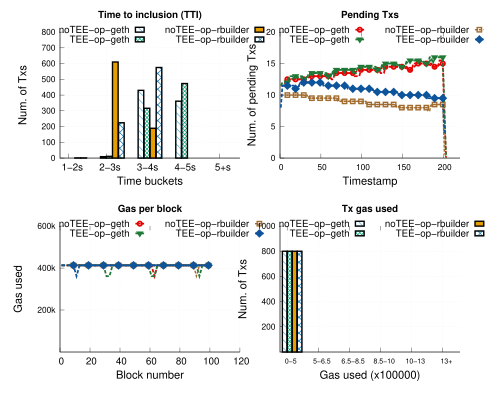

Here is the gnuplot script that generated this plot:
# 
# Author: Peterson Yuhala
#

#set term postscript size 3.3in,2.8in linewidth 1 color eps enhanced 22
set term postscript size 5in,4in linewidth 1 color eps enhanced 22
#call "common.gnuplot" "3.4in, 3.9in"
set encoding utf8

set output "pbs_builders_erc20.eps"
set datafile separator comma

load "styles.inc"
load "common.gnuplot" 
load "linetypes.gnuplot"

## Variables
COEFF = 1000  # how much we multiply values; in this case we are changin seconds to milli seconds


mp_startx=0.12
mp_starty=0.08
mp_height=0.80
mp_rowgap=0.17
mp_colgap=0.08
mp_width=0.80      


font_size = 14
label_size = 18

eval mpSetup(2,2)

set ytics nomirror
set grid y
set ytics font ",12"


eval mpNext
# --- GRAPH a (top left)


set title "Time to inclusion (TTI)" font "Helvetica-bold,14" #offset 0,-0.2

set ylabel "Num. of Txs" font ",16"  offset 2.5,0
set xlabel "Time buckets" font ",16"
set xtics font ",14"


set xtics("1-2s" 0, "2-3s" 1, "3-4s" 2, "4-5s" 3, "5+s" 4) font ",14"
#set xtics rotate by 60

set style fill solid border -1
set boxwidth 0.15
set xtics offset 0.4,0.4,0
set ytics offset 0.5,0,0
set xlabel offset 0,1,0

dx=0.08
#set offset 25, -0.5, 0, 0 #left,right,top,bottom

#set xrange[0:400]
set yrange [0:800]

#set key samplen 1 font ",14" at graph 0.5,0.95
#set key maxrows 1 samplen 0.5 width -2 invert center at graph 1.1,1.125 font ",12"
#set key samplen 1 font ",14" at graph 0.5,0.95

set key samplen 0.75 maxrows 2 at graph 0.5, 0.98 center font ",14"



plot 'data/erc20/pbs_notee_op-geth-erc20_tti.csv' u ($1-dx):3 t "noTEE-op-geth" with boxes ls 1 lc rgb C2 fillstyle pattern 4, \
    'data/erc20/pbs_tee_op-geth_erc20_tti.csv' u ($1+dx):3 t "TEE-op-geth"  with boxes ls 1 lc rgb C3 fillstyle pattern 2, \
    'data/erc20/pbs_notee_op-rbuilder-erc20_tti.csv' u ($1+3*dx):3 t "noTEE-op-rbuilder"  with boxes ls 1 lc rgb C1 fillstyle pattern 3, \
    'data/erc20/pbs_tee_op-rbuilder_erc20_tti.csv' u ($1+5*dx):3 t "TEE-op-rbuilder"  with boxes ls 1 lc rgb C5 fillstyle pattern 9
     
unset xtics
eval mpNext
# --- GRAPH b (top right)
set xrange[0:220]


set yrange [0:20]
set title "Pending Txs" font "Helvetica-bold,14" #offset 0,-0.2

set ylabel "Num. of pending Txs" font ",16"  offset 2.5,0
set xlabel "Timestamp" font ",16" 
set xtics offset 0,0.4,0 font ",12"


#set key samplen 1 maxrows 1 center top outside at graph 0.5, 1.0 font ",14"

plot 'data/erc20/pbs_notee_op-geth-erc20_pending_tx_smoothed.csv' u 1:4 every 2  w l ls 2006 notitle, \
      '' u 1:4 every 10 t "noTEE-op-geth" w lp ls 2006, \
     'data/erc20/pbs_tee_op-geth_erc20_pending_tx_smoothed.csv' u 1:4 every 2  w l ls 2007 notitle, \
     '' u 1:4 every 10 t "TEE-op-geth" w lp ls 2007, \
     'data/erc20/pbs_notee_op-rbuilder-erc20_pending_tx_smoothed.csv' u 1:4 every 2 w l ls 22004 notitle, \
     '' u 1:4 every 10 t "noTEE-op-rbuilder" w lp ls 22004, \
     'data/erc20/pbs_tee_op-rbuilder_erc20_pending_tx_smoothed.csv' u 1:4 every 2 w l ls 22001 notitle, \
        '' u 1:4 every 10 t "TEE-op-rbuilder" w lp ls 22001

unset xrange
eval mpNext
# --- GRAPH bottom left

set title "Gas per block" font "Helvetica-bold,14" 
set xlabel "Block number" font ",16"
set xtics font ",14"

set style fill solid border -1



#unset key 
set ylabel "Gas used" font ",16"  offset 2,0
#set key samplen 1 maxrows 1 center top outside at graph 0.5, 1.0 font ",14"
set yrange [0:600000]
set xrange [0:120]
# Gas per block for erc20 bench is much higher than erc20 and uniswap
set ytics("200k" 200000, "400k" 400000, "600k" 600000, "800k" 800000, "1M" 1000000) font ",12"
#set ytics("2M" 2000000, "4M" 4000000, "6M" 6000000, "8M" 8000000, "10M" 10000000, "12M" 12000000, "14M" 14000000, "16M" 16000000, "18M" 18000000, "20M" 20000000) font ",12"


plot 'data/erc20/pbs_notee_op-geth-erc20_gas_per_block.csv' u 1:3 every 2  w l ls 2006 notitle, \
      '' u 1:3 every 10 t "noTEE-op-geth" w lp ls 2006, \
     'data/erc20/pbs_tee_op-geth_erc20_gas_per_block.csv' u 1:3 every 2  w l ls 2007 notitle, \
     '' u 1:3 every 10 t "TEE-op-geth" w lp ls 2007, \
     'data/erc20/pbs_notee_op-rbuilder-erc20_gas_per_block.csv' u 1:3 every 2 w l ls 22004 notitle, \
     '' u 1:3 every 10 t "noTEE-op-rbuilder" w lp ls 22004, \
     'data/erc20/pbs_tee_op-rbuilder_erc20_gas_per_block.csv' u 1:3 every 2 w l ls 22001 notitle, \
        '' u 1:3 every 10 t "TEE-op-rbuilder" w lp ls 22001
     

eval mpNext
# --- GRAPH: bottom right
set yrange [0:1000]
unset xrange

set style fill solid border -1
set boxwidth 0.15
set xtics offset 0.4,0.4,0
set ytics offset 0.5,0,0
set xlabel offset 0,1,0


#set xtics("0-500k" 0, "500k-650k" 1, "650k-850k" 2, "850k-1M" 3, "1M-1.3M" 4, "1.3M+" 5) offset 0,0.3,0 font ",10"
set xtics("0-5" 0, "5-6.5" 1, "6.5-8.5" 2, "8.5-10" 3, "10-13" 4, "13+" 5 ) font ",10"
#set xtics rotate by 45
#set xrange [-0.7:10]



set ytics("200" 200, "400" 400, "600" 600, "800" 800, "1000" 1000) font ",12"

set title "Tx gas used" font "Helvetica-bold,14" #offset 0,-0.2

set ylabel "Num. of Txs" font ",16"  offset 2.5,0
set xlabel "Gas used (x100000)" font ",16"
dx=0.08

#set label "min = 1μs" at graph 0.6,0.9 font ",16"
#set label "avg = 2^{48}μs" at graph 0.6,0.78 font ",16"
#set label "max = 2^{64}-1μs" at graph 0.6,0.65 font ",16"

#set key samplen 1 maxrows 1 center top outside at graph 0.5, 1.0 font ",14"

plot 'data/erc20/pbs_notee_op-geth-erc20_tx_gas_used.csv' u ($1-dx):3 t "noTEE-op-geth" with boxes ls 1 lc rgb C2 fillstyle pattern 4, \
     'data/erc20/pbs_tee_op-geth_erc20_tx_gas_used.csv' u ($1+dx):3 t "TEE-op-geth" with boxes ls 1 lc rgb C3 fillstyle pattern 2, \
     'data/erc20/pbs_notee_op-rbuilder-erc20_tx_gas_used.csv' u ($1+3*dx):3 t "noTEE-op-rbuilder"  with boxes ls 1 lc rgb C1 fillstyle pattern 3, \
     'data/erc20/pbs_tee_op-rbuilder_erc20_tx_gas_used.csv' u ($1+5*dx):3 t "TEE-op-rbuilder"  with boxes ls 1 lc rgb C5 fillstyle pattern 9

     
!epstopdf "pbs_builders_erc20.eps"
!rm "pbs_builders_erc20.eps"
quit
